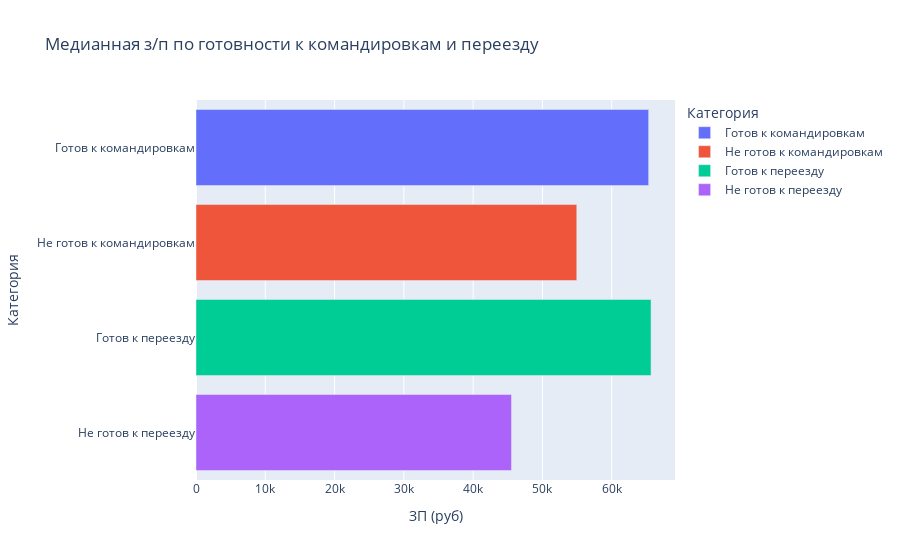

The notebook cell this image was saved under:
### Markdown cell above
6. Постройте **многоуровневую столбчатую диаграмму**, которая показывает зависимость медианной заработной платы (**"ЗП (руб)"**) от признаков **"Готовность к переезду"** и **"Готовность к командировкам"**. Проанализируйте график, сравнив уровень заработной платы в категориях.

### Code cell
import pandas as pd
import plotly.express as px
import warnings

# Заглушить все предупреждения
warnings.filterwarnings("ignore")

# Загружаем данные о соискателях 
df = pd.read_csv('data/dst-3.0_16_1_hh_database.csv', sep=';') 
# Загружаем курсы валют 
currency_rates = pd.read_csv('data/ExchangeRates.csv', sep=',') 

# Функция для извлечения зарплаты и валюты 
def get_salary_num(arg): 
    try: 
        salary = float(arg.split(' ')[0]) 
        return salary 
    except (ValueError, IndexError): 
        return 0  # Вернуть 0 в случае ошибки 

def get_salary_currency(arg): 
    currency_dict = { 
        'USD': 'USD', 'KZT': 'KZT', 
        'грн': 'UAH', 'белруб': 'BYN', 
        'EUR': 'EUR', 'KGS': 'KGS', 
        'сум': 'UZS', 'AZN': 'AZN' 
    } 
    try: 
        curr = arg.split(' ')[1].replace('.', '') 
        return 'RUB' if curr == 'руб' else currency_dict.get(curr, None) 
    except IndexError: 
        return None  # Вернуть None, если не удается извлечь валюту 

# Преобразуем даты в формат datetime 
currency_rates['date'] = pd.to_datetime(currency_rates['date'], dayfirst=True).dt.date 
df['Обновление резюме'] = pd.to_datetime(df['Обновление резюме'], dayfirst=True).dt.date 

# Извлекаем зарплату и валюту 
df['ЗП (tmp)'] = df['ЗП'].apply(get_salary_num) 
df['Валюта'] = df['ЗП'].apply(get_salary_currency) 

# Соединяем таблицы по дате и валюте 
df = pd.merge(df, currency_rates, left_on=['Обновление резюме', 'Валюта'],  
                    right_on=['date', 'currency'], how='left') 

# Пересчитываем зарплату в рубли 
df['ЗП (руб)'] = df['ЗП (tmp)'] * df['close']   

# Удаляем временные столбцы 
df.drop(['ЗП (tmp)', 'date', 'currency', 'per', 'time', 'vol', 'proportion'], axis=1, inplace=True) 

# Извлекаем готовность к командировкам и переезду
df['Готов к командировкам'] = df['Город, переезд, командировки'].str.contains('готов к командировкам', na=False)
df['Готов к переезду'] = df['Город, переезд, командировки'].str.contains('готов к переезду', na=False)

# Удаляем строки с отсутствующими значениями в столбце ЗП (руб)
df = df.dropna(subset=['ЗП (руб)'])

# Фильтруем значения з/п больше 1 миллиона для того, чтобы убрать выбросы
df = df[df['ЗП (руб)'] < 1_000_000]

# Создаем новый DataFrame для графиков
bar_data = pd.DataFrame({
    'Категория': [
        'Готов к командировкам',
        'Не готов к командировкам',
        'Готов к переезду',
        'Не готов к переезду'
    ],
    'ЗП (руб)': [
        df[df['Готов к командировкам']]['ЗП (руб)'].median(),
        df[~df['Готов к командировкам']]['ЗП (руб)'].median(),
        df[df['Готов к переезду']]['ЗП (руб)'].median(),
        df[~df['Готов к переезду']]['ЗП (руб)'].median()
    ]
})

# Проверяем наличие данных для построения графика
if not bar_data.empty:
    # Строим график с яркими цветами
    fig = px.bar(
        data_frame=bar_data,
        y='Категория',
        x='ЗП (руб)',
        title='Медианная з/п по готовности к командировкам и переезду',
        color='Категория',
        orientation='h',
        color_discrete_sequence=px.colors.qualitative.Plotly  # Яркие цвета
    )
    
    fig.show()
else:
    print("Нет данных для построения графика.")

### Figure 1 — Plotly figure (JSON) as saved in the notebook; plotly's stock layout.template omitted (floating-point values rounded to 4 significant figures)
{"data": [{"alignmentgroup": "True", "hovertemplate": "Категория=%{y}<br>ЗП (руб)=%{x}<extra></extra>", "legendgroup": "Готов к командировкам", "marker": {"color": "#636EFA", "pattern": {"shape": ""}}, "name": "Готов к командировкам", "offsetgroup": "Готов к командировкам", "orientation": "h", "showlegend": true, "textposition": "auto", "type": "bar", "x": [65330.0], "xaxis": "x", "y": ["Готов к командировкам"], "yaxis": "y"}, {"alignmentgroup": "True", "hovertemplate": "Категория=%{y}<br>ЗП (руб)=%{x}<extra></extra>", "legendgroup": "Не готов к командировкам", "marker": {"color": "#EF553B", "pattern": {"shape": ""}}, "name": "Не готов к командировкам", "offsetgroup": "Не готов к командировкам", "orientation": "h", "showlegend": true, "textposition": "auto", "type": "bar", "x": [54960.0], "xaxis": "x", "y": ["Не готов к командировкам"], "yaxis": "y"}, {"alignmentgroup": "True", "hovertemplate": "Категория=%{y}<br>ЗП (руб)=%{x}<extra></extra>", "legendgroup": "Готов к переезду", "marker": {"color": "#00CC96", "pattern": {"shape": ""}}, "name": "Готов к переезду", "offsetgroup": "Готов к переезду", "orientation": "h", "showlegend": true, "textposition": "auto", "type": "bar", "x": [65680.0], "xaxis": "x", "y": ["Готов к переезду"], "yaxis": "y"}, {"alignmentgroup": "True", "hovertemplate": "Категория=%{y}<br>ЗП (руб)=%{x}<extra></extra>", "legendgroup": "Не готов к переезду", "marker": {"color": "#AB63FA", "pattern": {"shape": ""}}, "name": "Не готов к переезду", "offsetgroup": "Не готов к переезду", "orientation": "h", "showlegend": true, "textposition": "auto", "type": "bar", "x": [45540.0], "xaxis": "x", "y": ["Не готов к переезду"], "yaxis": "y"}], "layout": {"barmode": "relative", "legend": {"title": {"text": "Категория"}, "tracegroupgap": 0}, "title": {"text": "Медианная з/п по готовности к командировкам и переезду"}, "xaxis": {"anchor": "y", "domain": [0, 1], "title": {"text": "ЗП (руб)"}}, "yaxis": {"anchor": "x", "categoryarray": ["Не готов к переезду", "Готов к переезду", "Не готов к командировкам", "Готов к командировкам"], "categoryorder": "array", "domain": [0, 1], "title": {"text": "Категория"}}}}
